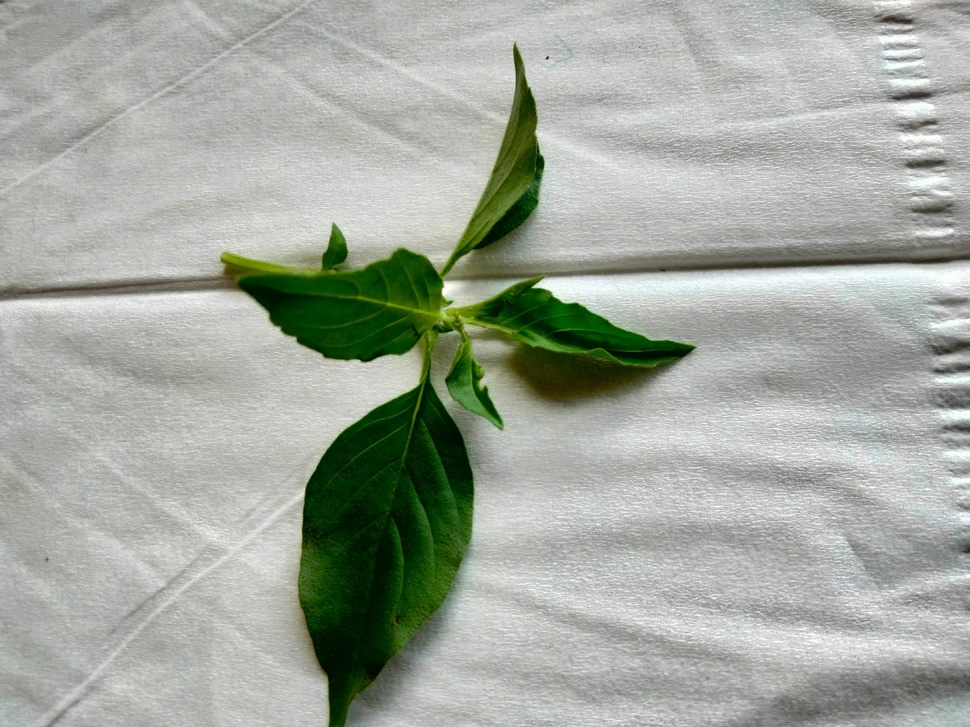
#> input picture belajar_img_processing/Daun Kemangi/001.jpg, 970 x 727 px, shrunk from 1600 x 1200 before the run
$ python rotasi_gambar.py
#> lines starting #> are read from the running program, lines starting #| are printed output that depends on the picture
import cv2

img = cv2.imread('Daun Kemangi/001.jpg')
#> img is the input picture: shape (727, 970, 3); mean B, G, R 157.9, 167.8, 162
(h, w) = img.shape[:2]
#> h = 727; w = 970
center = (w/2, h/2)
#> center = (485, 363.5)

M = cv2.getRotationMatrix2D(center, 180, 1.0)
rotated = cv2.warpAffine(img, M, (w,h))
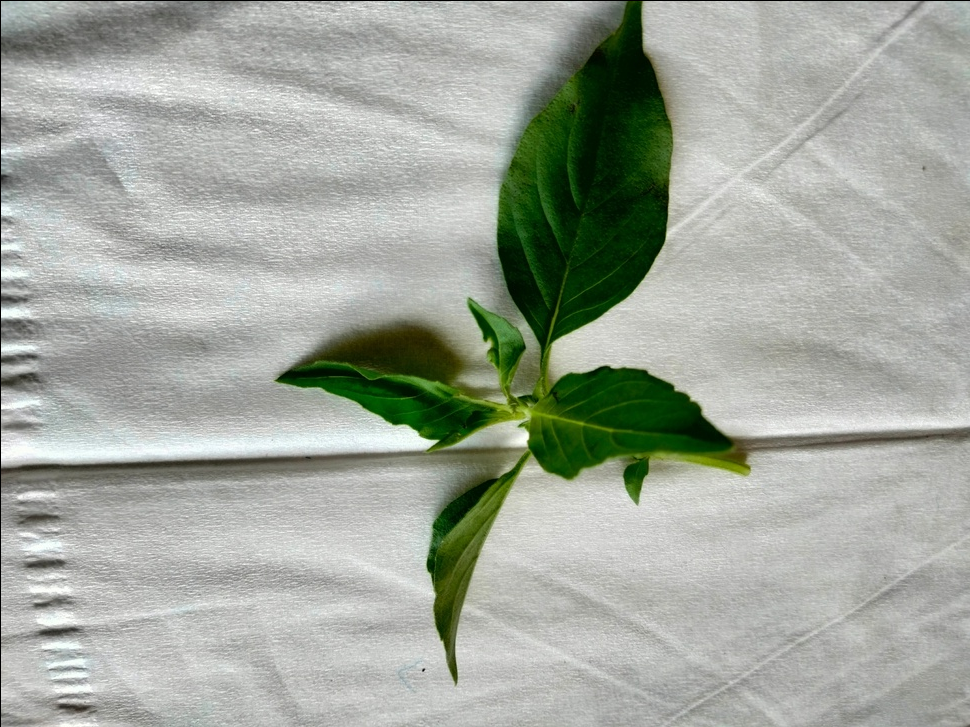
#> rotated: shape (727, 970, 3); mean B, G, R 157.4, 167.4, 161.6
cv2.imshow('rotate',rotated)
cv2.imwrite("rotate.png", rotated)
cv2.waitKey(0)
cv2.destroyAllWindows()

$ run again, with belajar_img_processing/Daun Kemangi/002.jpg copied over belajar_img_processing/Daun Kemangi/001.jpg
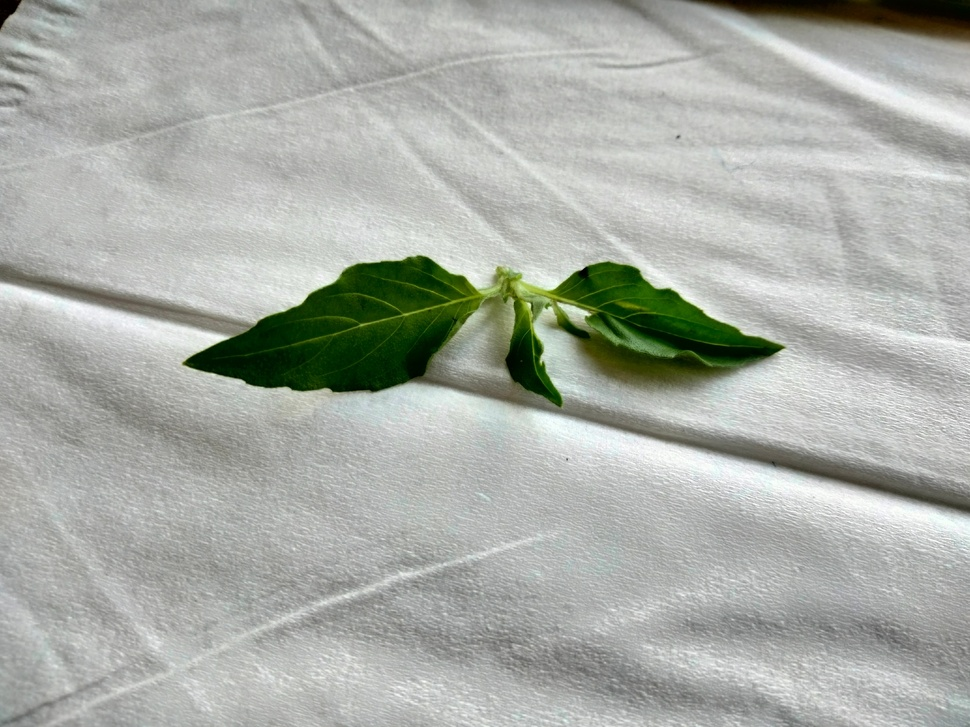
#> input picture belajar_img_processing/Daun Kemangi/002.jpg, 970 x 727 px, shrunk from 1600 x 1200 before the run
#> img is the input picture: shape (727, 970, 3); mean B, G, R 166.6, 173.2, 169.4
#> `rotated = cv2.warpAffine(img, M, (w,h))`:
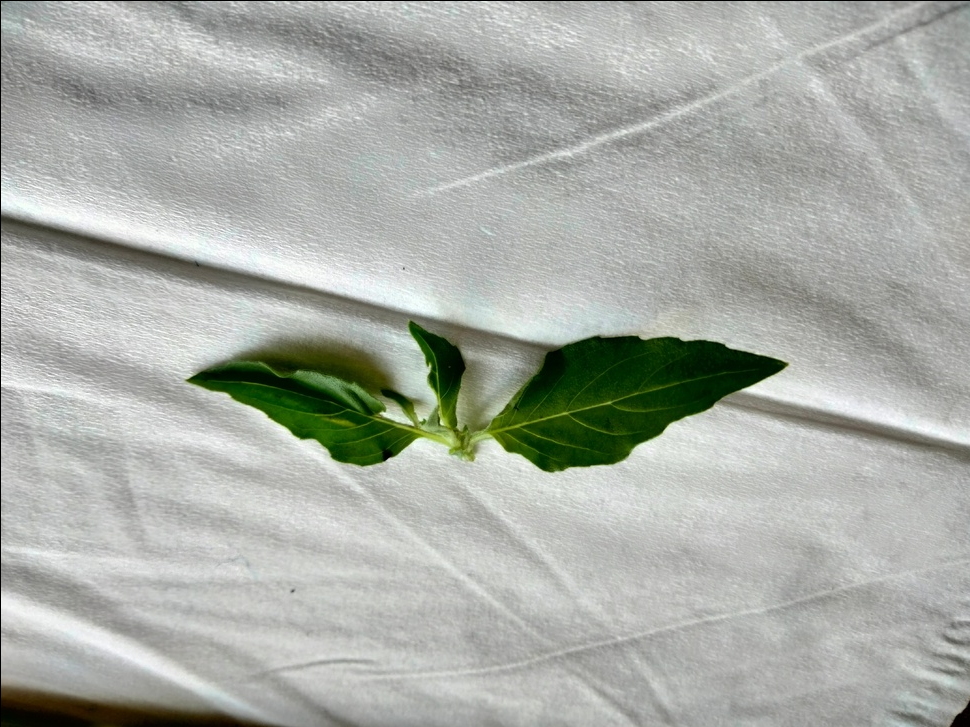
#> rotated: shape (727, 970, 3); mean B, G, R 166.3, 172.9, 169

$ run again, with belajar_img_processing/Daun Kemangi/003.jpg copied over belajar_img_processing/Daun Kemangi/001.jpg
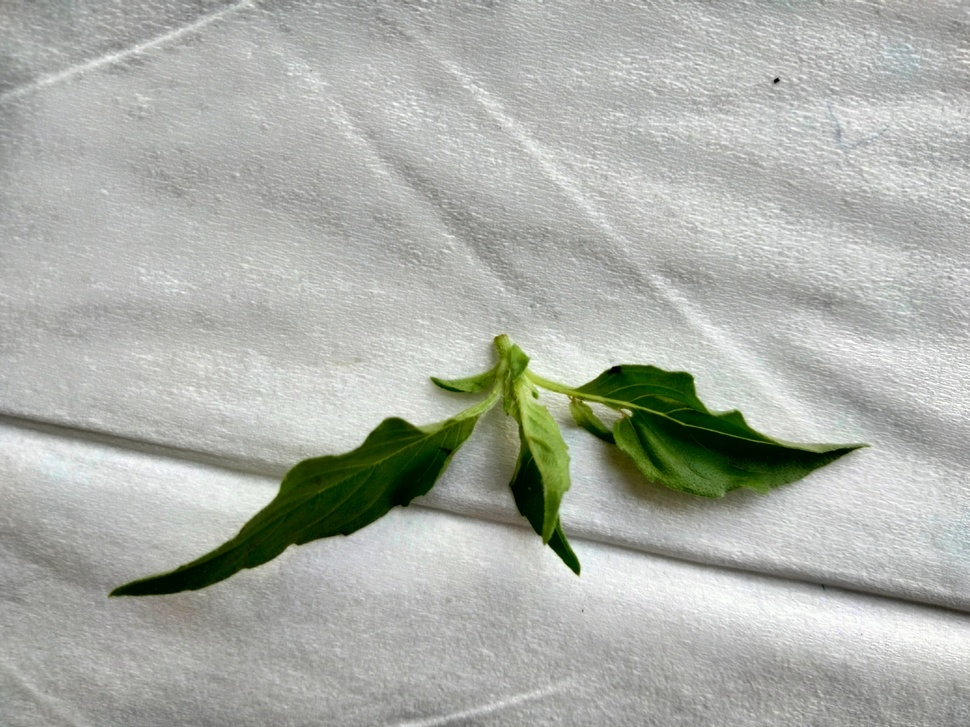
#> input picture belajar_img_processing/Daun Kemangi/003.jpg, 970 x 727 px, shrunk from 1600 x 1200 before the run
#> img is the input picture: shape (727, 970, 3); mean B, G, R 168.1, 175, 171.7
#> `rotated = cv2.warpAffine(img, M, (w,h))`:
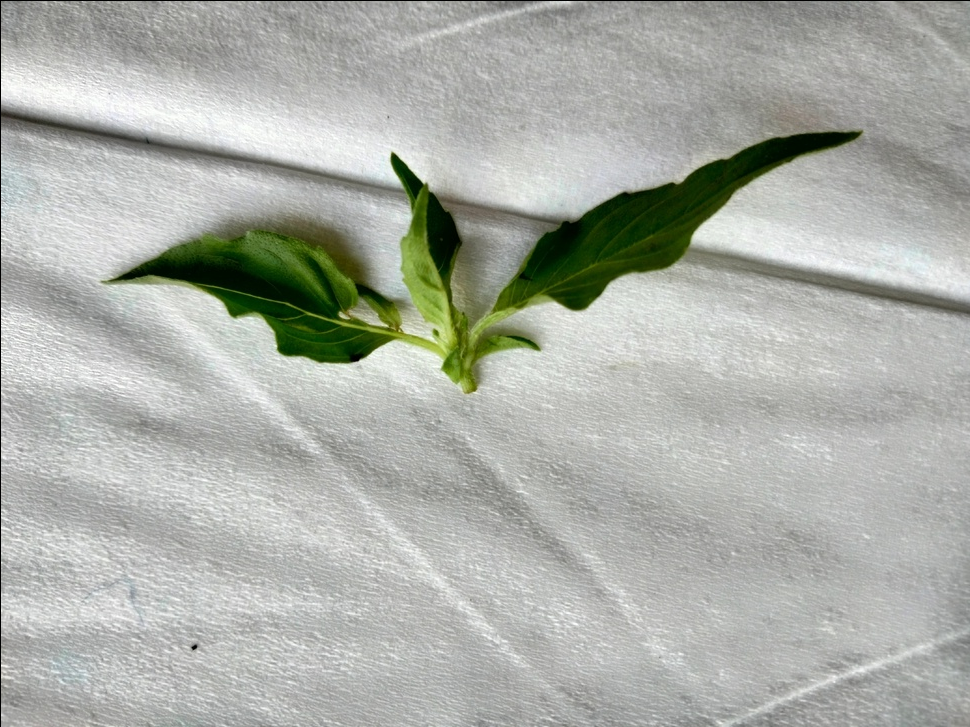
#> rotated: shape (727, 970, 3); mean B, G, R 167.7, 174.6, 171.3

$ run again, with belajar_img_processing/Daun Kemangi/004.jpg copied over belajar_img_processing/Daun Kemangi/001.jpg
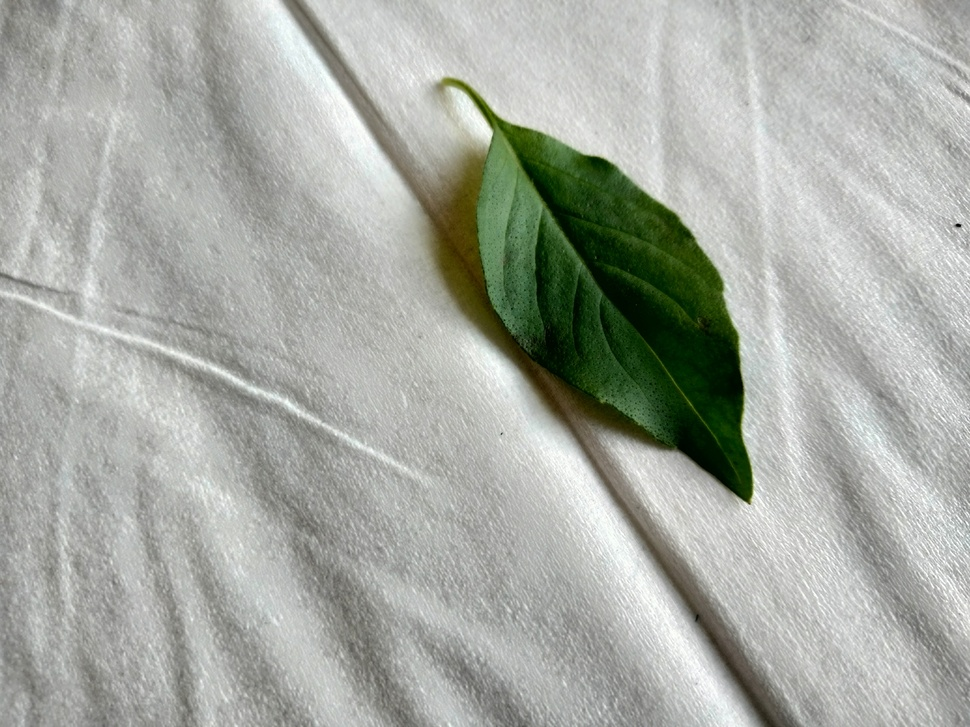
#> input picture belajar_img_processing/Daun Kemangi/004.jpg, 970 x 727 px, shrunk from 1600 x 1200 before the run
#> img is the input picture: shape (727, 970, 3); mean B, G, R 162.8, 170.2, 166.5
#> `rotated = cv2.warpAffine(img, M, (w,h))`:
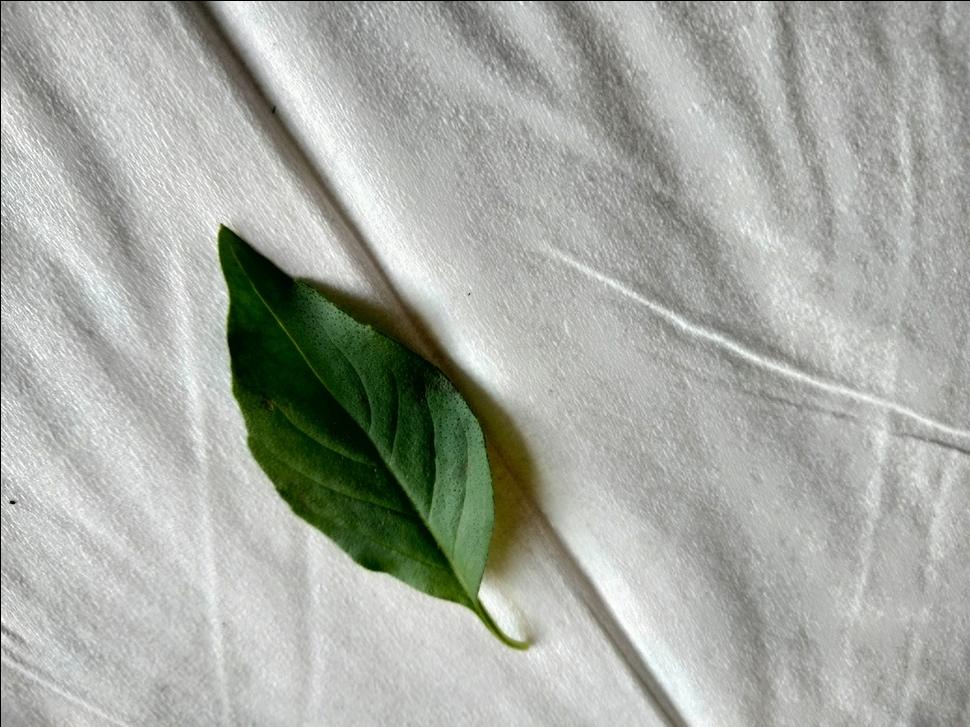
#> rotated: shape (727, 970, 3); mean B, G, R 162.4, 169.8, 166.1
